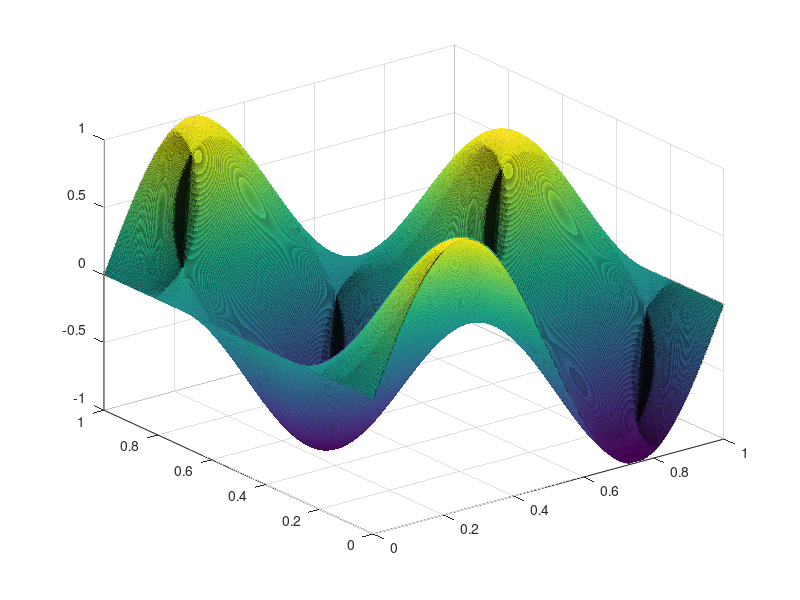

Recreate this plot in MATLAB.

function alnn()
t=linspace(0,1,1024);
f=1;
x=sin(2*pi*f*t);
y=cos(2*pi*f*t);
z=y'*x;
surf(t,t,z);



end

